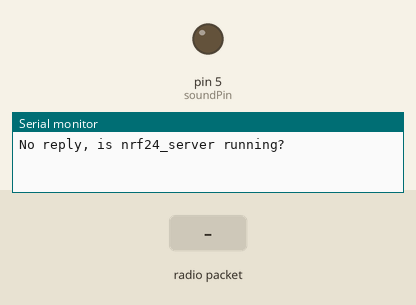
Simulated run of this sketch. Board: Arduino Uno, built with avr-gcc and run on an emulated ATmega328P. Shown: output pins drawn as LEDs (lit = HIGH), the last lines printed to the serial monitor. The test bench sets the inputs (shaded band). No radio packets arrive unless stated.

Above: at 1.2 s.
1.3 s: radio packet "1" arrives
At 1.7 s:
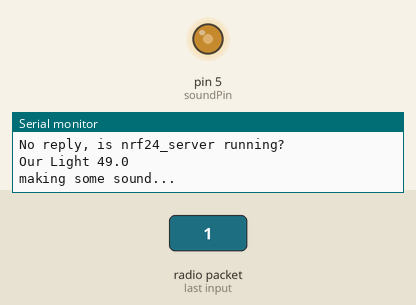
3.4 s: radio packet "0" arrives
At 4.5 s:
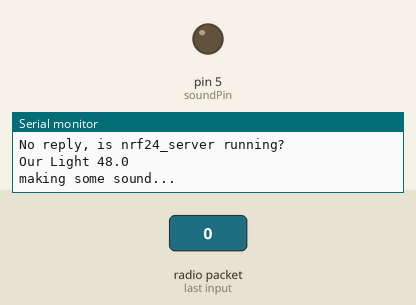
Timing chart, 0 to 6.4 s (numbered marks = the images above; inputs shaded):
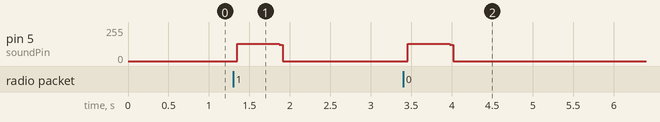

The sketch:

client_01.ino
```cpp
// nrf24_client.pde
// -*- mode: C++ -*-
// Example sketch showing how to create a simple messageing client
// with the RH_NRF24 class. RH_NRF24 class does not provide for addressing or
// reliability, so you should only use RH_NRF24 if you do not need the higher
// level messaging abilities.
// It is designed to work with the other example nrf24_server.
// Tested on Uno with Sparkfun NRF25L01 module
// Tested on Anarduino Mini (http://www.anarduino.com/mini/) with RFM73 module
// Tested on Arduino Mega with Sparkfun WRL-00691 NRF25L01 module

#include <SPI.h>
#include <RH_NRF24.h>

// Singleton instance of the radio driver
RH_NRF24 nrf24;
// RH_NRF24 nrf24(8, 7); // use this to be electrically compatible with Mirf
// RH_NRF24 nrf24(8, 10);// For Leonardo, need explicit SS pin
// RH_NRF24 nrf24(8, 7); // For RFM73 on Anarduino Mini

int soundPin=5;

void setup()
{
  Serial.begin(9600);
  while (!Serial)
    ; // wait for serial port to connect. Needed for Leonardo only
  if (!nrf24.init())
    Serial.println("init failed");
  // Defaults after init are 2.402 GHz (channel 2), 2Mbps, 0dBm
  if (!nrf24.setChannel(1))
    Serial.println("setChannel failed");
  if (!nrf24.setRF(RH_NRF24::DataRate2Mbps, RH_NRF24::TransmitPower0dBm))
    Serial.println("setRF failed");

    pinMode(soundPin, OUTPUT);
}


void loop()
{
  //Serial.println("Sending to nrf24_server");
  // Send a message to nrf24_server
  uint8_t data[] = "Hello World!";
  nrf24.send(data, sizeof(data));

  nrf24.waitPacketSent();
  // Now wait for a reply
  uint8_t buf[RH_NRF24_MAX_MESSAGE_LEN];
  uint8_t len = sizeof(buf);

  if (nrf24.waitAvailableTimeout(500))
  {
    // Should be a reply message for us now
    if (nrf24.recv(buf, &len))
    {
      //Serial.print("got reply: ");
      //Serial.println((char*)buf);
      Serial.print("Our Light ");
      Serial.print(buf[0]);
      Serial.println(".0");

       if (buf[0] < 60)
       {
         MakeSound();
       }
    }
    else
    {
      Serial.println("recv failed");
    }
  }
  else
  {
    Serial.println("No reply, is nrf24_server running?");
  }
  delay(400);
}

void MakeSound()
{
  Serial.println("making some sound...");
  //digitalWrite (ledPin, HIGH);
  unsigned char i, j ;
    for (i = 0; i <80; i++)
    { // number of cycles to sound
      digitalWrite (soundPin, HIGH); // turn buzzer ON
      delay (1) ;// Delay 1ms set frequency 1
      digitalWrite (soundPin, LOW); // turn buzzer OFF
      delay (1) ;// delay ms
    }
    for (i = 0; i <100; i++)
    { // number of cycles to sound
      digitalWrite (soundPin, HIGH); // turn buzzer ON
      delay (2) ;// delay 2ms set frequency 2
      digitalWrite (soundPin, LOW); // turn buzzer OFF
      delay (2) ;// delay 2ms
    }
    //digitalWrite (ledPin, LOW);
}
```

Measured:
- after the input at 1.3 s, pin 5 (soundPin): 0/255 → 129/255 after 0.05 s, → 0/255 0.52 s later
- after the input at 3.4 s, pin 5 (soundPin): 0/255 → 129/255 after 0.06 s, → 0/255 0.52 s later
